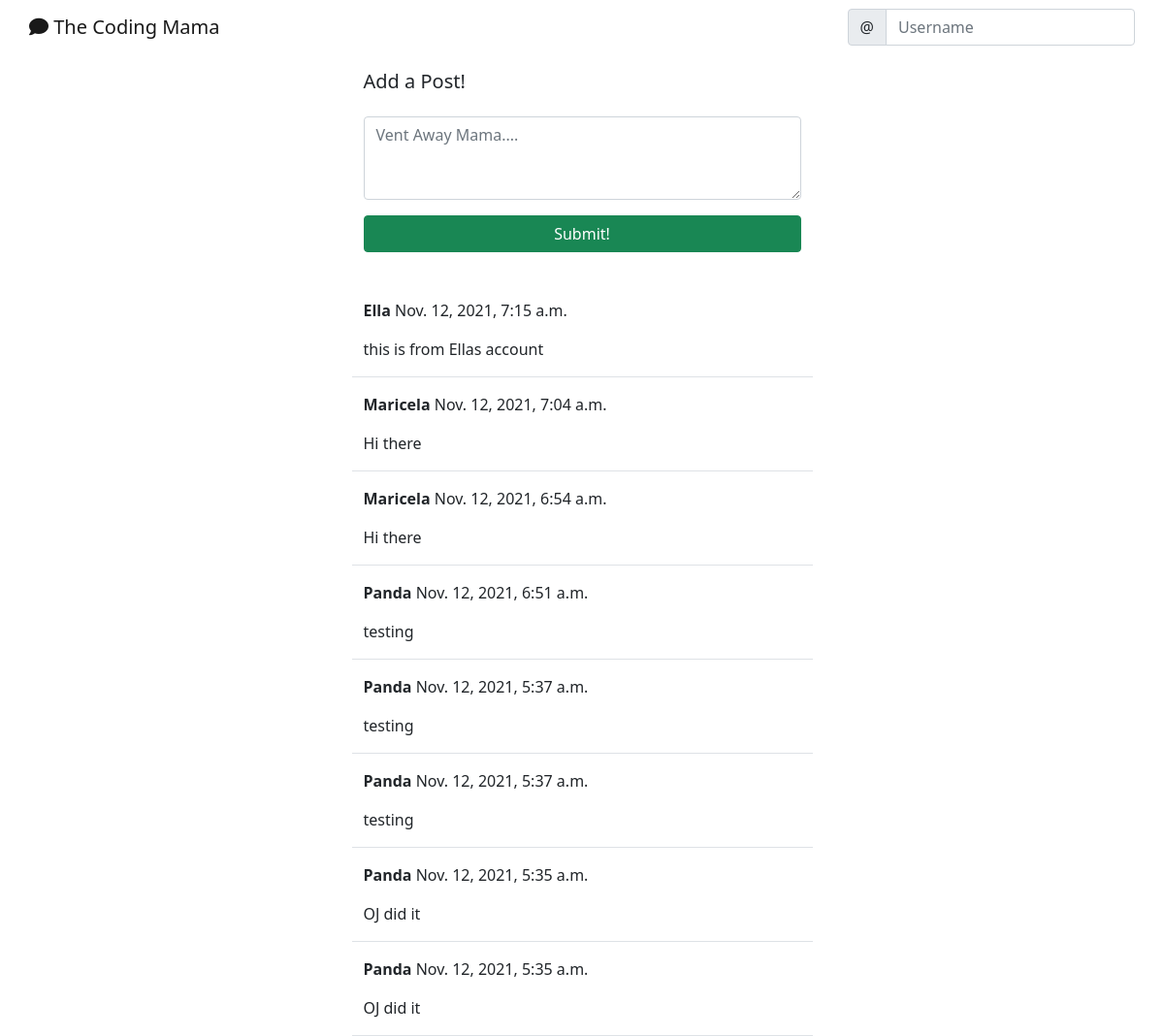
The app's page /posts/, older data.
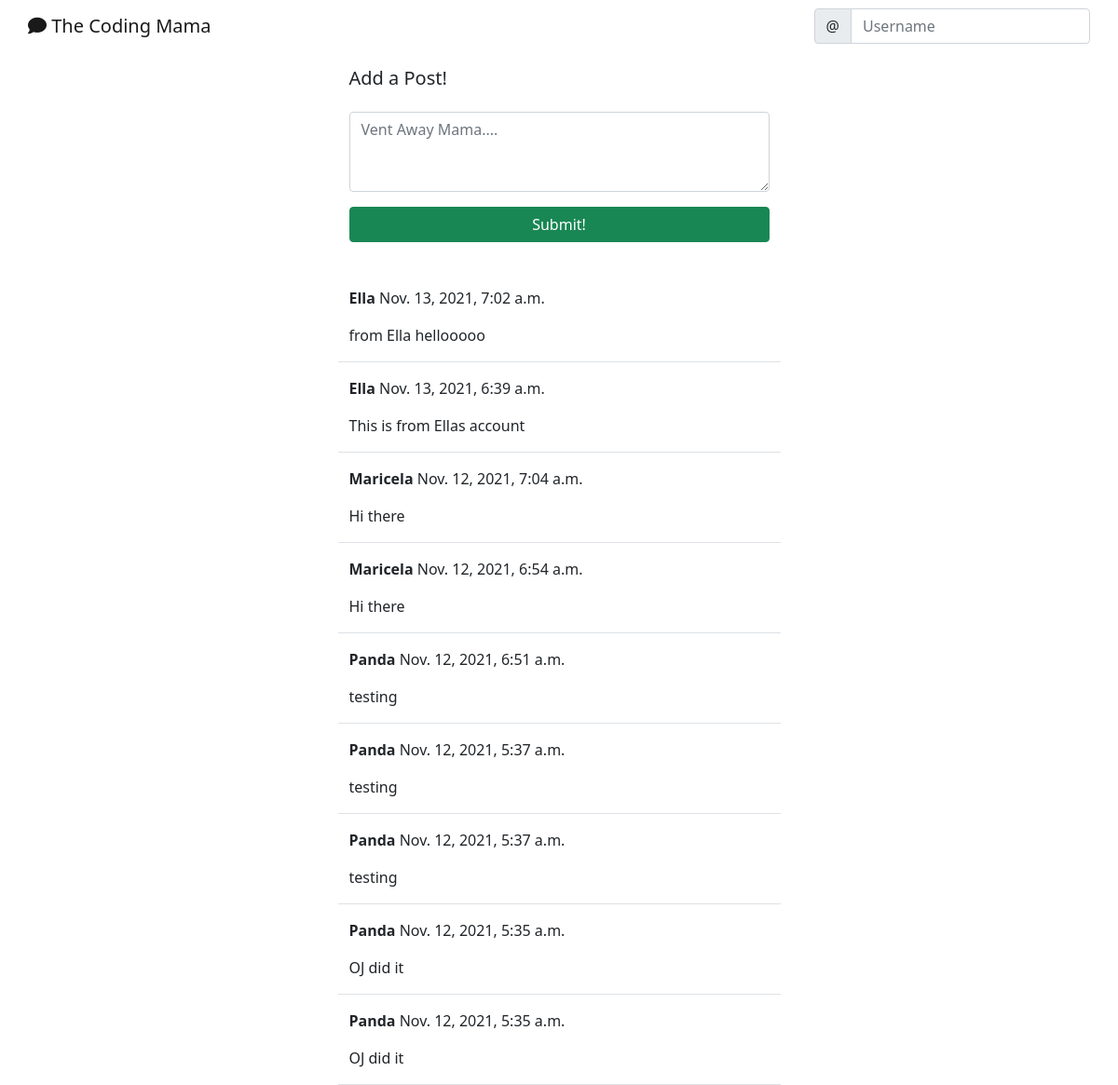
The same page, newer data.
### main_app/models.py (models this page shows)
class Post(models.Model):
    body = models.TextField()
    created_at = models.DateTimeField(auto_now_add=True)
    mama = models.ForeignKey(User, on_delete=models.CASCADE)

### main_app/views.py (the view, shortened to what this page needs)
# urls.py: path('posts/', views.PostList.as_view(), name="post_list"),
class PostList(TemplateView):
    def get(self, request, *args, **kwargs):
        posts = Post.objects.all().order_by('-created_at')
        form = PostForm()
        context = {
            'post_list': posts,
             'form': form,
        }
        return render(request, 'post_list.html', context)

### main_app/forms.py
class PostForm(forms.ModelForm):
    body = forms.CharField(
        label='',
        widget=forms.Textarea(attrs={
            'rows': '3',
            'placeholder': 'Vent Away Mama....'
            }))
    class Meta:
        model = Post
        fields = ['body']

### main_app/templates/post_list.html (shortened to what this page needs)
{% extends 'base.html' %}
{% load crispy_forms_tags %}
{% block content %}
    <div class="container">
        <div class="row justify-content-center mt-3">
            <div class="col-md-5 col-sm-12">
                <h5>Add a Post!</h5>
            </div>
        </div>
        <div class="row justify-content-center mt-3 mb-5">
            <div class="col-md-5 col-sm-12">
                <form method="POST">
                    {{ form | crispy }}
                    <div class="d-grid gap-2">
                        <button class="btn btn-success mt-3">Submit!</button>
                    </div>
                </form>
            </div>
        </div>
        {% for post in post_list %}
        <div class="row justify-content-center mt-3">
            <div class="col-md-5 col-sm-12 border-bottom position-relative">
                <p><strong>{{ post.mama }}</strong> {{ post.created_at }}</p>
                <p>{{ post.body }}</p>
            </div>
        </div>
        {% endfor %}
    </div>
{% endblock content %}

Row changes from the older to the newer data that the page shows:
removed Post: mama "Ella", created_at "Nov. 12, 2021, 7:15 a.m.", body "this is from Ellas account"
added Post: mama "Ella", created_at "Nov. 13, 2021, 7:02 a.m.", body "from Ella hellooooo"
added Post: mama "Ella", created_at "Nov. 13, 2021, 6:39 a.m.", body "This is from Ellas account"
